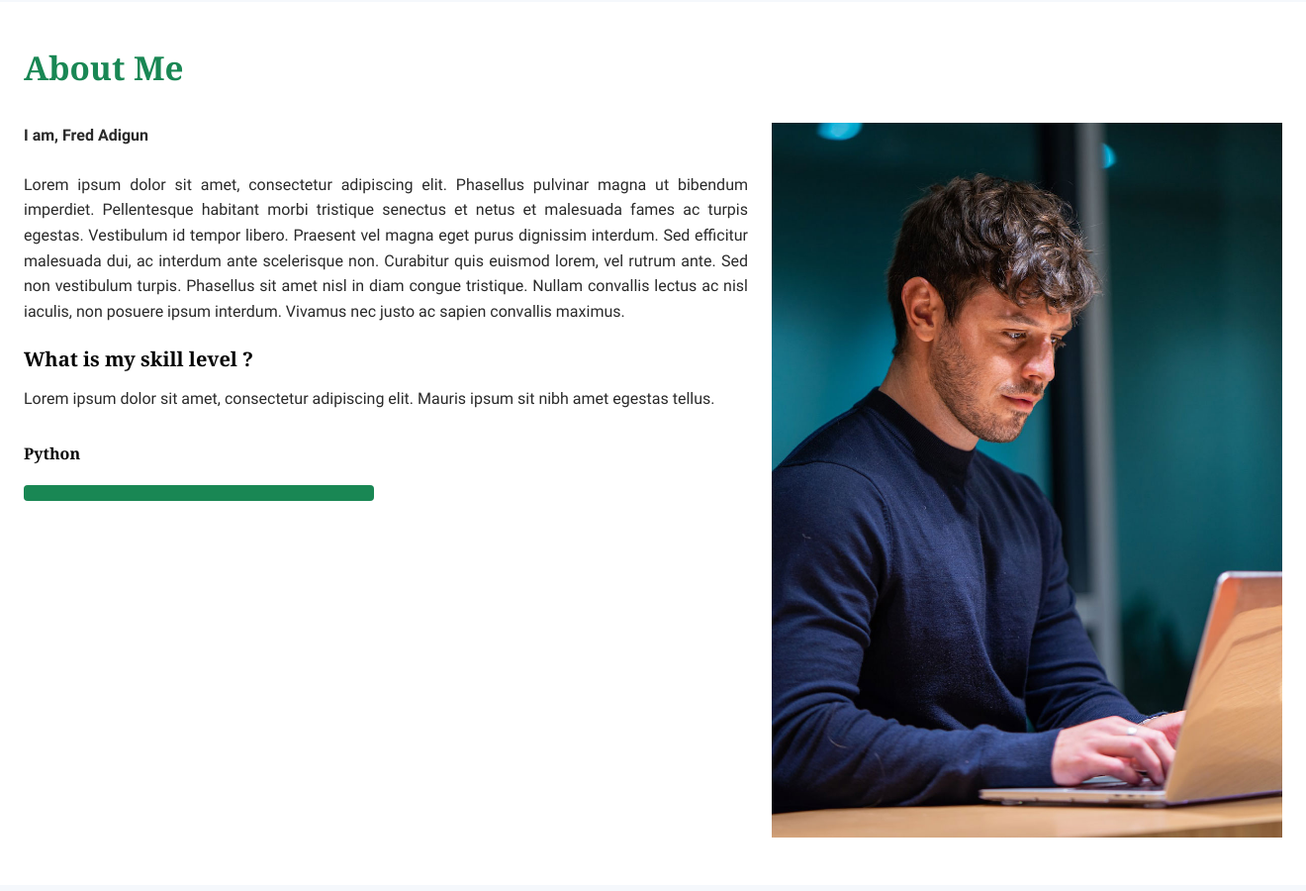
Page /accounts/profile (signed in, middle part) on the earlier database version.
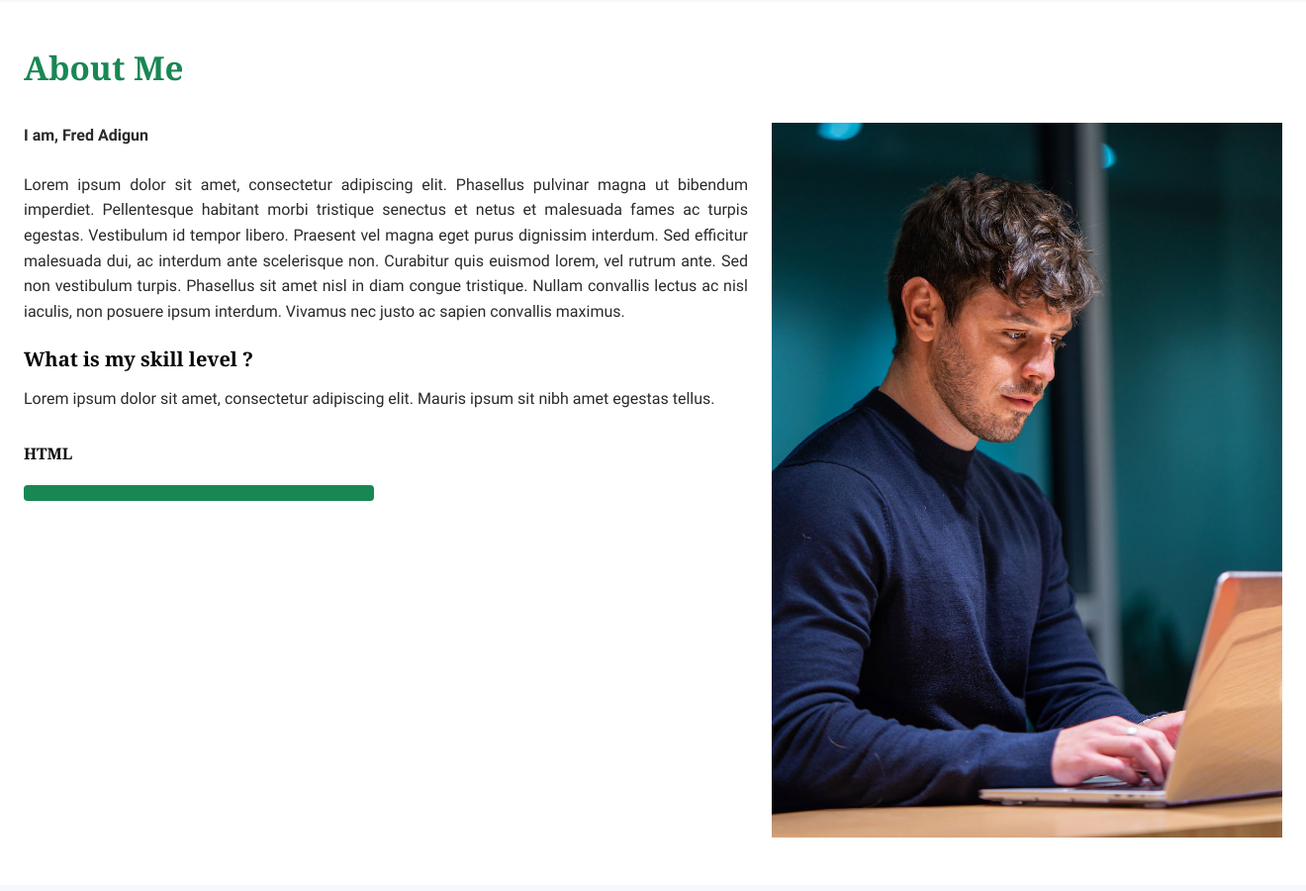
Same page on the later database version.
### accounts/models.py (models this page shows, shortened)
class BaseUser(AbstractBaseUser, PermissionsMixin):
    last_name =                     models.CharField(max_length=256, null=True, blank=True)
    first_name =                    models.CharField(max_length=256, null=True, blank=True)
    middle_name =                   models.CharField(max_length=256, null=True, blank=True)
    username =                      models.CharField(max_length=256, unique=True, blank=True)
    date_of_birth =                 models.DateField(null=True, blank=True)
    email =                         models.EmailField(max_length=128, unique=True, blank=True)
    bio =                           models.CharField(max_length=100, null=True, blank=True)
    pfp =                           models.ImageField(upload_to=upload_location_pfp, blank=True, null=True)
    city =                          models.CharField(max_length=128, blank=True, null=True)
    state =                         models.CharField(max_length=128, blank=True, null=True)
    country =                       CountryField(max_length=255, null=True, blank=True)
    address =                       models.CharField(max_length=128, blank=True, null=True)
    phone_num =                     PhoneNumberField(null=True, blank=True, verbose_name="Phone Number", unique=True)
    zipcode =                       models.IntegerField(null=True, blank=True)
    skill_1 =                       models.CharField(null=True, blank=True, max_length=128)
    skill_2 =                       models.CharField(null=True, blank=True, max_length=128)
    skill_3 =                       models.CharField(null=True, blank=True, max_length=128)
    skill_4 =                       models.CharField(null=True, blank=True, max_length=128)
    skill_5 =                       models.CharField(null=True, blank=True, max_length=128)
    skill_6 =                       models.CharField(null=True, blank=True, max_length=128)
    skill_7 =                       models.CharField(null=True, blank=True, max_length=128)
    skill_8 =                       models.CharField(null=True, blank=True, max_length=128)
    skill_9 =                       models.CharField(null=True, blank=True, max_length=128)
    skill_10 =                      models.CharField(null=True, blank=True, max_length=128)
    services =                      models.ForeignKey(Services, on_delete=models.CASCADE, null=True, blank=True)
    date_joined =                   models.DateTimeField(auto_now_add=True)
    last_login =                    models.DateTimeField(auto_now=True)
    updated_at =                    models.DateTimeField(auto_now=True)
    facebook =                      models.URLField(default='https://facebook.com/')
    twitter =                       models.URLField(default='https://twitter.com/')
    instagram =                     models.URLField(default='https://instagram.com/')
    linkedin =                      models.URLField(default='https://linkedin.com/')
    website =                       models.URLField(default='https://company.com/')
    is_admin =                      models.BooleanField(default=False)
    is_staff =                      models.BooleanField(default=False)
    is_active =                     models.BooleanField(default=True)
    is_superuser =                  models.BooleanField(default=False)
    is_verified =                   models.BooleanField(default=False)
    signup_confirmation =           models.BooleanField(default=False)
    USERNAME_FIELD = "email"
    REQUIRED_FIELDS = ['username', ]
    objects = BaseUserMgr()

### accounts/views.py (the view)
# urls.py: path('profile', views.profile, name='profile'),
def profile(request):
    if not request.user.is_authenticated:
        return redirect('accounts:innovator_login')
    try:
        user = BaseUser.objects.get(username=request.user.username)
    except BaseUser.DoesNotExist:
        return HttpResponse('User Not Found!')
    return render(request, 'accounts/profile.html', {
        'user': user
    })

### accounts/templates/accounts/profile.html (shortened to what this page needs)
{% extends 'base.html' %}
{% load static %}
{% block content %}
<!doctype html>
    <html lang="en">
    <head>
        <link rel="stylesheet" href="https://cdnjs.cloudflare.com/ajax/libs/font-awesome/4.7.0/css/font-awesome.min.css">
        <link rel="stylesheet" href="https://cdn.jsdelivr.net/npm/bootstrap@4.6.2/dist/css/bootstrap.min.css">
        <link
        rel="stylesheet"
        href="https://cdnjs.cloudflare.com/ajax/libs/animate.css/4.1.1/animate.min.css"/>
        <link rel="stylesheet" href="{% static 'accounts/css/bootstrap.min.css' %}">
        <link rel="stylesheet" href="https://cdn.jsdelivr.net/npm/bootstrap-icons@1.7.2/font/bootstrap-icons.css">
        <link rel="stylesheet" type="text/css" href="{% static 'accounts/css/style.css' %}" />
        <link rel="stylesheet" href="{% static 'css/materialdesignicons.css' %}">
	<link rel="stylesheet" href="{% static 'css/bootstrap-grid.css' %}">
	<link rel="stylesheet" href="{% static 'css/fancybox.css' %}">
	<link rel="stylesheet" href="{% static 'css/style.css' %}">
    </head>
        <div  class="main-content">
            <div id="about" class="about px-4 bg-white py-5">
                <div class="titie-row row mb-3">
                    <h2 class="fw-bolder text-success">About Me</h2>
                </div>
                <div class="row">
                    <div class="col-md-7">
                        <p><b>I am, {{user.first_name}} {{user.last_name}}</b></p>
                        <p class="pt-2 fs-6 text-justify">Lorem ipsum dolor sit amet, consectetur adipiscing elit. Phasellus pulvinar magna ut bibendum imperdiet. Pellentesque habitant morbi tristique senectus et netus et malesuada fames ac turpis egestas. Vestibulum id tempor libero. Praesent vel magna eget purus dignissim interdum. Sed efficitur malesuada dui, ac interdum ante scelerisque non. Curabitur quis euismod lorem, vel rutrum ante. Sed non vestibulum turpis. Phasellus sit amet nisl in diam congue tristique. Nullam convallis lectus ac nisl iaculis, non posuere ipsum interdum. Vivamus nec justo ac sapien convallis maximus.</p>
                        <h4 class=" fs-5 my-3 mt-4 fw-bolder">What is my skill level ?</h4>
                        <p>Lorem ipsum dolor sit amet, consectetur adipiscing elit. Mauris ipsum sit nibh amet egestas tellus.</p>
                        <div class="row skill-set">
                            {% if user.skill_1 %}
                            <div class="col-md-6 py-3">
                               <h6 class="fw-bold">{{ user.skill_1 }}</h6>
                                <div class="progress">
                                  <div class="progress-bar bg-success" role="progressbar" aria-label="Example with label" style="width: 100%;" aria-valuenow="100" aria-valuemin="0" aria-valuemax="100"></div>
                                </div>
                            </div>
                            {% endif %}
                        </div>
                    </div>
                    <div class="col-md-5">
                        <img src="{% static 'accounts/images/profile.jpg' %}" alt="">
                    </div>
                </div>
            </div>
            <div id="service" class="service px-4 py-5">
            </div>
            </div>
    <body>
</body>
</html>
{% endblock content %}

Differences in the rows shown:
changed BaseUser "Fred": skill_1 "Python" → "HTML"
